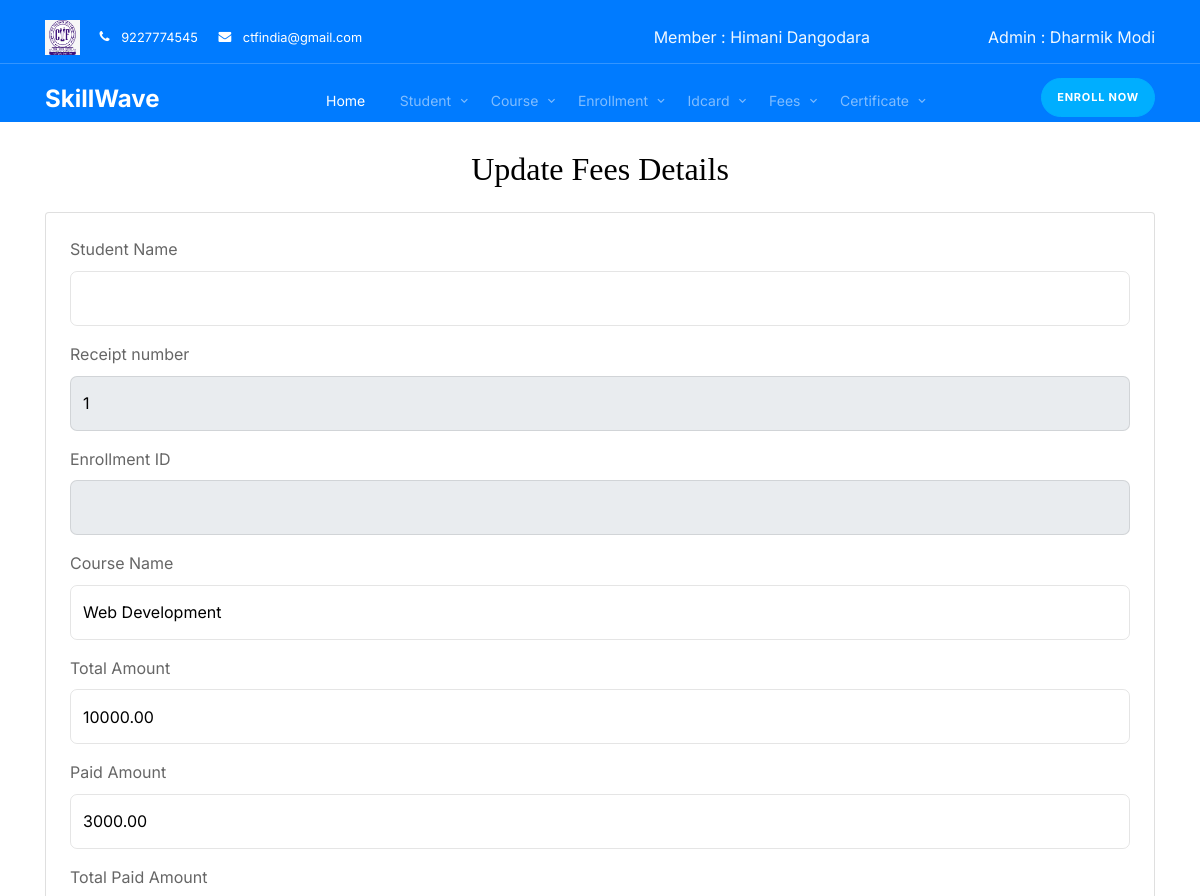
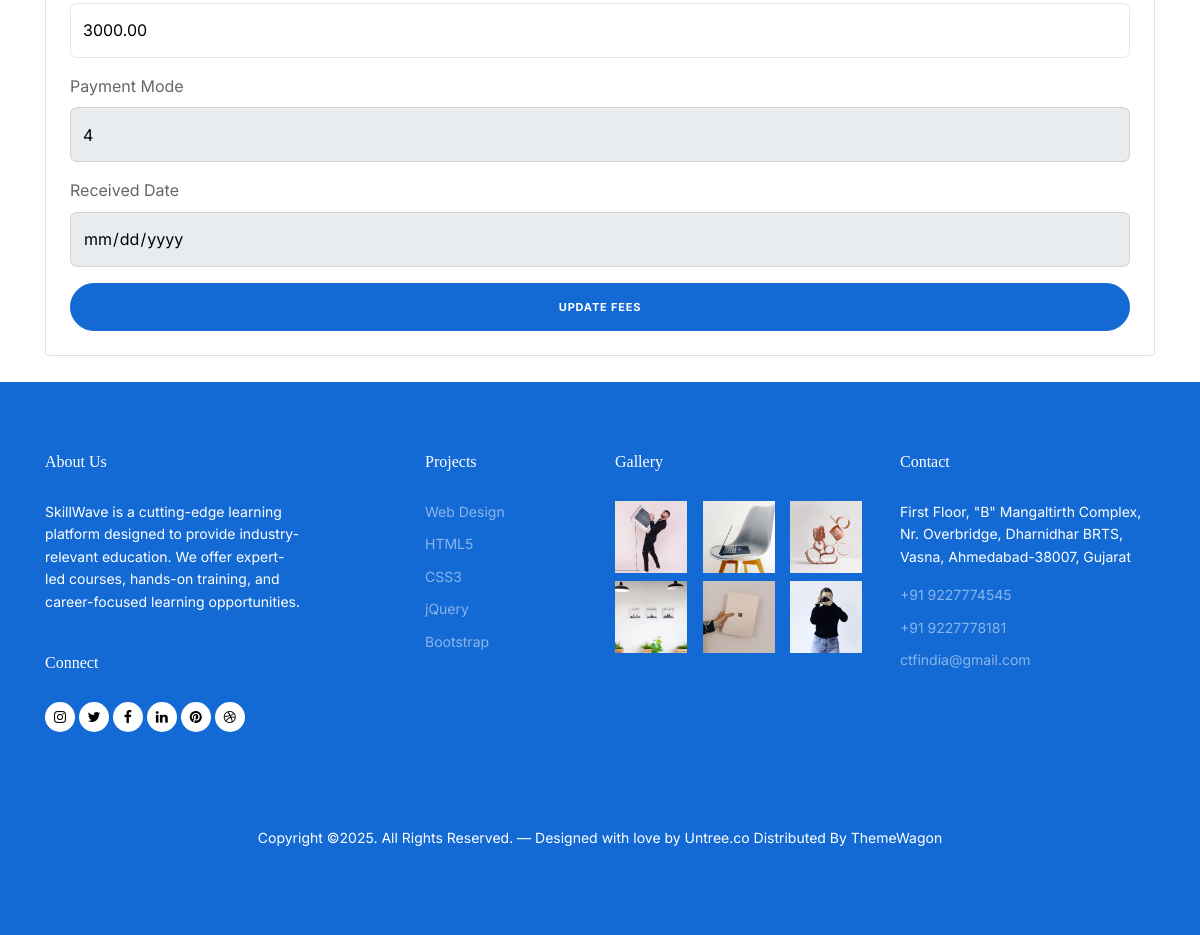
The page /fee_update/2/1 on the database its author committed (2 pictures, top to bottom).
### myapp/models.py (models this page shows, shortened)
class Member(models.Model):
    member_id = models.AutoField(primary_key=True, verbose_name="ID")
    admin = models.ForeignKey(Admin, on_delete = models.CASCADE )
    member_name = models.CharField(max_length=50)
    member_email = models.EmailField(max_length=50)
    member_password = models.CharField(max_length=10)
    member_phone = models.CharField(max_length=10)
    date_of_joining = models.DateField()

class Admin(models.Model):
    admin_id = models.AutoField(primary_key=True, verbose_name="ID")
    email = models.EmailField(max_length=50)
    password = models.CharField(max_length=10)
    name = models.CharField(max_length=50)

class Fees(models.Model):
    PAYMENT_MODE_CHOICES = [
        ('1', 'Cash'),
        ('2', 'UPI'),
        ('3', 'Bank Transfer'),
        ('4', 'Cheque'),
        ('5', 'Credit Card'),
        ('6', 'Debit Card'),
        ('7', 'Net Banking'),
    ]
    student = models.ForeignKey(Student, on_delete=models.CASCADE)
    admin = models.ForeignKey(Admin, on_delete = models.CASCADE)
    receipt_no = models.AutoField(primary_key=True)
    enrollment_id = models.ForeignKey(Enrollment, on_delete=models.CASCADE, related_name='fee_payments')
    course_name = models.ForeignKey(Course, on_delete=models.CASCADE, related_name='fee_records')
    total_amount = models.DecimalField(max_digits=10, decimal_places=2)
    paid_amount = models.DecimalField(max_digits=10, decimal_places=2)
    total_paid_amount = models.DecimalField(max_digits=10, decimal_places=2)
    payment_mode = models.CharField(max_length=20, choices=PAYMENT_MODE_CHOICES, default='1')
    upi_id = models.CharField(max_length=50, blank=True, null=True)
    bank_transfer_id = models.CharField(max_length=50, blank=True, null=True)
    credit_card_number = models.CharField(max_length=20, blank=True, null=True)
    debit_card_number = models.CharField(max_length=20, blank=True, null=True)
    net_banking_id = models.CharField(max_length=50, blank=True, null=True)
    received_date = models.DateField()

class Enrollment(models.Model):
    enroll_id = models.AutoField(primary_key=True)  # Fixed spelling: enorll_id → enroll_id
    enrollment_number = models.CharField(max_length=30,verbose_name="Enrollment Number")
    admin = models.ForeignKey(Admin, on_delete = models.CASCADE )
    student_id = models.ForeignKey(Student, verbose_name="name", on_delete=models.CASCADE, related_name="enrollments")
    course_name = models.ForeignKey(Course, verbose_name="course_name", on_delete=models.CASCADE, related_name="enrollments")
    admission_date = models.DateField()  # Fixed spelling: Addmission_date → admission_date
    start_date = models.DateField()
    end_date = models.DateField()
    total_paid = models.DecimalField(max_digits=10, decimal_places=2, default=0.00)
    pending_amount = models.DecimalField(max_digits=10, decimal_places=2, default=0.00)
    PAYMENT_STATUS_CHOICES = [
        ('PENDING', 'Pending'),
        ('PAID', 'Paid'),
        ('PARTIAL', 'Partial'),
    ]
    payment_status = models.CharField(max_length=10,choices=PAYMENT_STATUS_CHOICES,default='PENDING',verbose_name="Payment Status")
    def __str__(self):
        return f"Enrollment {self.enroll_id} - Student {self.student_id} in Course {self.course_name}"

class Student(models.Model):
    student_id = models.AutoField(primary_key=True, verbose_name="ID")  # Fixed spelling: student_id → ID
    admin = models.ForeignKey(Admin, on_delete = models.CASCADE )
    name = models.CharField(max_length=50)
    address = models.CharField(max_length=100)
    phone_no = models.CharField(max_length=10)
    email = models.CharField(max_length=50)
    DOB = models.DateField()
    photo = models.FileField(upload_to='static/images/student_photos/', null=True)  # Fixed max_length to 1
    marks = models.IntegerField(default=0)  # Assuming marks field exists
    gender = models.CharField(max_length=10, choices=[('Male', 'Male'), ('Female', 'Female')])  # Add this field
    def __str__(self):
        return f"ID: {self.student_id}, Name: {self.name}, Address: {self.address}, Phone: {self.phone_no}, Email: {self.email}, DOB: {self.DOB}, Photo: {self.photo}"

class Course(models.Model):
    course_id = models.AutoField(verbose_name="course_id",primary_key=True)
    admin = models.ForeignKey(Admin, on_delete = models.CASCADE )
    course_name = models.CharField(max_length=30)
    duration = models.IntegerField(help_text="Duration in month")
    fees = models.DecimalField(max_digits=10, decimal_places=2)
    def __str__(self):
        return self.course_name

### myapp/views.py (the view, shortened to what this page needs)
# urls.py: path('fee_update/<int:member_id>/<int:receipt_no>', views.Fee_update, name='fee_update'),
def Fee_update(request, receipt_no, member_id):
    admin_id = models.Member.objects.get(member_id=member_id).admin.admin_id
    member = models.Member.objects.get(member_id=member_id)
    c = models.Admin.objects.get(admin_id=admin_id)
    id = member.member_id
    fees = models.Fees.objects.get(receipt_no = receipt_no)
    context = {
        'id': id,
        'admin': c,
        'member': member,
        'fees': fees,
        'receipt_no': receipt_no,
    }
    return render(request, 'fee_update.html', context)

### myapp/templates/fee_update.html (shortened to what this page needs)
<!doctype html>
<html lang="en">
<head>
  <link rel="stylesheet" href="https://unicons.iconscout.com/release/v4.0.0/css/line.css">
  {% load static %}
  <link rel="stylesheet" href="{% static 'css/bootstrap.min.css' %}">
  <link rel="stylesheet" href="{% static 'css/bootstrap.min.css' %}">
  <link rel="stylesheet" href="{% static 'css/animate.min.css' %}">
  <link rel="stylesheet" href="{% static 'css/owl.carousel.min.css' %}">
  <link rel="stylesheet" href="{% static 'css/owl.theme.default.min.css' %}">
  <link rel="stylesheet" href="{% static 'css/jquery.fancybox.min.css' %}">
  <link rel="stylesheet" href="{% static 'fonts/icomoon/style.css' %}">
  <link rel="stylesheet" href="{% static 'fonts/flaticon/font/flaticon.css' %}">
  <link rel="stylesheet" href="{% static 'css/aos.css' %}">
  <link rel="stylesheet" href="{% static 'css/style.css' %}">
</head>
<body>
<nav class="site-nav mb-5" style="background-color: #007bff;">
    <div class="pb-2 top-bar mb-3">
      <div class="container">
        <div class="row align-items-center">
          <div class="col-6 col-lg-6">
            <img src="../../static/images/image.jpg" style="height: 35px; width: auto; margin-right: 15px;">
            <a href="#" class="small mr-3"><span class="icon-phone mr-2"></span> <span class="d-none d-lg-inline-block">9227774545</span></a>
            <a href="#" class="small mr-3"><span class="icon-envelope mr-2"></span> <span class="d-none d-lg-inline-block">ctfindia@gmail.com</span></a>
          </div>
          <div class="col-6 col-lg-3 text-right" style="color: aliceblue;">Member : {{ member.member_name }}</div>
          <div class="col-6 col-lg-3 text-right" style="color: aliceblue;">Admin : {{ admin.name }}</div>
        </div>
      </div>
    </div>
    <div class="sticky-nav js-sticky-header" style="background-color: #007bff;">
      <div class="container position-relative">
        <div class="site-navigation text-center">
          <a href="{% url 'index' id %}" class="logo menu-absolute m-0">SkillWave</a>
          <ul class="js-clone-nav d-none d-lg-inline-block site-menu">
            <li class="active"><a href="{% url 'index' id %}">Home</a></li>
            <li class="has-children">
              <a href="#">Student</a>
            </li>
            <li class="has-children">
              <a href="#">Course</a>
            </li>
            <li class="has-children">
              <a href="#">Enrollment</a>
            </li>
            <li class="has-children">
              <a href="#">Idcard</a>
            </li>
            <li class="has-children">
              <a href="#">Fees</a>
            </li>
            <li class="has-children">
              <a href="#">Certificate</a>
            </li>
          </ul>
          <a href="#" class="btn-book btn btn-secondary btn-sm menu-absolute">Enroll Now</a>
        </div>
      </div>
    </div>
</nav>
<div class="container">
    <h2 class="text-center mb-4">Update Fees Details</h2>
    <div class="card p-4">
        <form id="feeForm" method="post" action="{% url 'fee_update' id fees.receipt_no %}">
            <div class="mb-3">
                <label for="student_name" class="form-label">Student Name</label>
                <input type="text" class="form-control" id="student_name" name="student_name" value="{{ fees.student_name }}" editable>
            </div>
            <div class="mb-3">
                <label for="receipt_no" class="form-label">Receipt number</label>
                <input type="number" class="form-control" id="receipt_no" name="receipt_no" value="{{ fees.receipt_no }}" readonly>
            </div>
            <div class="mb-3">
                <label for="enrollment_id" class="form-label">Enrollment ID</label>
                <input type="number" class="form-control" id="enrollment_id" name="enrollment_id" value="{{ fees.enrollment_id }}" readonly>
            </div>
            <div class="mb-3">
                <label for="course_name" class="form-label">Course Name</label>
                <input type="text" class="form-control" id="course_name" name="course_name" value="{{ fees.course_name }}" editable>
            </div>
            <div class="mb-3">
                <label for="total_amount" class="form-label">Total Amount</label>
                <input type="number" class="form-control" id="total_amount" name="total_amount" value="{{ fees.total_amount }}" editable>
            </div>
            <div class="mb-3">
                <label for="paid_amount" class="form-label">Paid Amount</label>
                <input type="number" class="form-control" id="paid_amount" name="paid_amount" value="{{ fees.paid_amount }}" editable>
            </div>
            <div class="mb-3">
                <label for="total_paid_amount" class="form-label">Total Paid Amount</label>
                <input type="number" class="form-control" id="total_paid_amount" name="total_paid_amount" value="{{ fees.total_paid_amount }}" editable>
            </div>
            <div class="mb-3">
                <label for="payment_mode" class="form-label">Payment Mode</label>
                <input type="text" class="form-control" id="payment_mode" name="payment_mode" value="{{ fees.payment_mode }}" readonly>
            </div>
            <div class="mb-3">
                <label for="received_date" class="form-label">Received Date</label>
                <input type="date" class="form-control" id="received_date" name="received_date" value="{{ fees.received_date }}" readonly>
            </div>
            <button type="submit" class="btn btn-primary w-100">Update Fees</button>
        </form>
    </div>
</div>
<br>
<div class="site-footer">
  <div class="container">
    <div class="row">
      <div class="col-lg-3 mr-auto">
        <div class="widget">
          <h3>About Us<span class="text-primary">.</span> </h3>
          <p>SkillWave is a cutting-edge learning platform designed to provide industry-relevant education. We offer expert-led courses, hands-on training, and career-focused learning opportunities.</p>
        </div>
        <div class="widget">
          <h3>Connect</h3>
          <ul class="list-unstyled social">
            <li><a href="#"><span class="icon-instagram"></span></a></li>
            <li><a href="#"><span class="icon-twitter"></span></a></li>
            <li><a href="#"><span class="icon-facebook"></span></a></li>
            <li><a href="#"><span class="icon-linkedin"></span></a></li>
            <li><a href="#"><span class="icon-pinterest"></span></a></li>
            <li><a href="#"><span class="icon-dribbble"></span></a></li>
          </ul>
        </div>
      </div>
      <div class="col-lg-2 ml-auto">
        <div class="widget">
          <h3>Projects</h3>
          <ul class="list-unstyled float-left links">
            <li><a href="#">Web Design</a></li>
            <li><a href="#">HTML5</a></li>
            <li><a href="#">CSS3</a></li>
            <li><a href="#">jQuery</a></li>
            <li><a href="#">Bootstrap</a></li>
          </ul>
        </div>
      </div>
      <div class="col-lg-3">
        <div class="widget">
          <h3>Gallery</h3>
          <ul class="instafeed instagram-gallery list-unstyled">
            <li><a class="instagram-item" href="static/images/gal_1.jpg" data-fancybox="gal"><img src="{% static 'images/gal_1.jpg' %}" alt="" width="72" height="72"></a>
            </li>
            <li><a class="instagram-item" href="static/images/gal_2.jpg" data-fancybox="gal"><img src="{% static 'images/gal_2.jpg' %}" alt="" width="72" height="72"></a>
            </li>
            <li><a class="instagram-item" href="static/images/gal_3.jpg" data-fancybox="gal"><img src="{% static 'images/gal_3.jpg' %}" alt="" width="72" height="72"></a>
            </li>
            <li><a class="instagram-item" href="static/images/gal_4.jpg" data-fancybox="gal"><img src="{% static 'images/gal_4.jpg' %}" alt="" width="72" height="72"></a>
            </li>
            <li><a class="instagram-item" href="static/images/gal_5.jpg" data-fancybox="gal"><img src="{% static 'images/gal_5.jpg' %}" alt="" width="72" height="72"></a>
            </li>
            <li><a class="instagram-item" href="static/images/gal_6.jpg" data-fancybox="gal"><img src="{% static 'images/gal_6.jpg' %}" alt="" width="72" height="72"></a>
            </li>
          </ul>
        </div>
      </div>
      <div class="col-lg-3">
        <div class="widget">
          <h3>Contact</h3>
          <address>First Floor, "B" Mangaltirth Complex, Nr. Overbridge, Dharnidhar BRTS, Vasna, Ahmedabad-38007, Gujarat</address>
          <ul class="list-unstyled links mb-4">
              <li><a href="tel://11234567890">+91 9227774545</a></li>
              <li><a href="tel://11234567890">+91 9227778181</a></li>
              <li><a href="mailto:info@mydomain.com">ctfindia@gmail.com</a></li>
          </ul>
        </div>
      </div>
    </div>
    <div class="row mt-5">
      <div class="col-12 text-center">
        <p>Copyright &copy;. All Rights Reserved. &mdash; Designed with love by <a href="https://untree.co">Untree.co</a>  Distributed By <a href="https://themewagon.com">ThemeWagon</a>
        </div>
      </div>
    </div>
  </div>
</body>
</html>

### rows shown on the page
Member: member_name "Himani Dangodara"
Admin: name "Dharmik Modi"
Fees: receipt_no "1", course_name "Web Development", total_amount "10000.00", paid_amount "3000.00", total_paid_amount "3000.00", payment_mode "4"
